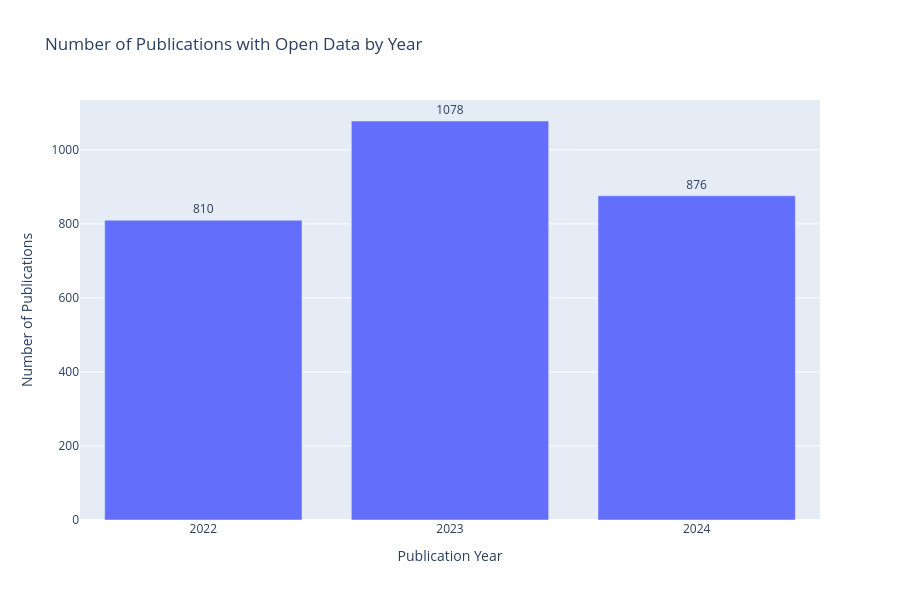

Notebook cell for this chart:
### Code cell
# Filter for open data papers and exclude 2025
open_data_by_year = merged[
    (merged['is_open_data'] == True) & 
    (merged['Pub Year'] != 2025)
]['Pub Year'].value_counts().sort_index()

# Create bar plot
fig = px.bar(
    x=open_data_by_year.index,
    y=open_data_by_year.values, 
    title='Number of Publications with Open Data by Year',
    labels={'x': 'Publication Year', 'y': 'Number of Publications'},
    height=600
)

# Add value labels on top of bars
fig.update_traces(texttemplate='%{y}', textposition='outside')
fig.update_xaxes(dtick=1)

# Show the plot
fig.show()

### Figure 1 — Plotly figure (JSON) as saved in the notebook; plotly's stock layout.template omitted (floating-point values rounded to 4 significant figures)
{"data": [{"hovertemplate": "Publication Year=%{x}<br>Number of Publications=%{y}<extra></extra>", "legendgroup": "", "marker": {"color": "#636efa", "pattern": {"shape": ""}}, "name": "", "orientation": "v", "showlegend": false, "textposition": "outside", "texttemplate": "%{y}", "type": "bar", "x": [2022, 2023, 2024], "xaxis": "x", "y": [810, 1078, 876], "yaxis": "y"}], "layout": {"barmode": "relative", "height": 600, "legend": {"tracegroupgap": 0}, "title": {"text": "Number of Publications with Open Data by Year"}, "xaxis": {"anchor": "y", "domain": [0, 1], "dtick": 1, "title": {"text": "Publication Year"}}, "yaxis": {"anchor": "x", "domain": [0, 1], "title": {"text": "Number of Publications"}}}}
